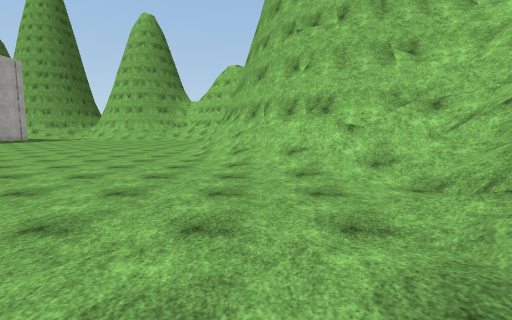
View 1 (above)

23 first-person views from a walk through a scene from a Unity 3-D project. The camera is 1.5 m above the floor, tilts 6° down and sees 85° across. The floor is counted in squares, 2 m on a side. Each view is taken from the middle of a square. On the plan, view 1 faces up. The plan holds only what a view shows up to about 10 squares ahead; the rest is blank. The place goes on beyond the plan. Some animated figures are left out. Surface patterns are stand-ins for the level's own textures.

View 2
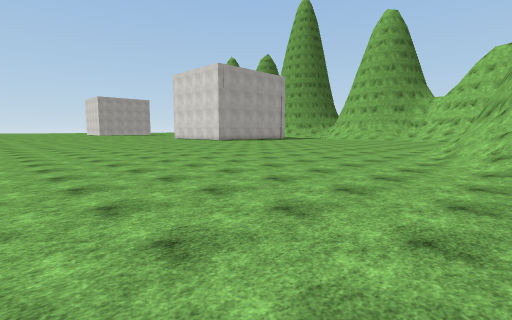

View 3
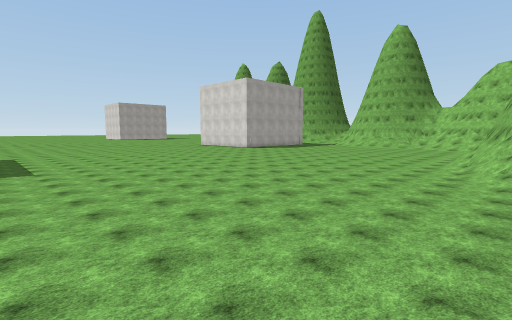

View 4
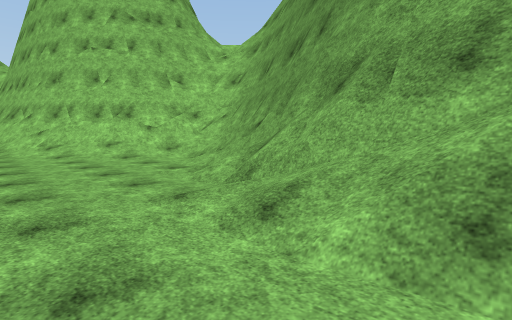

View 5
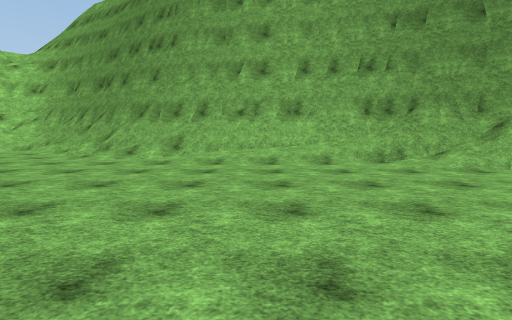

View 6
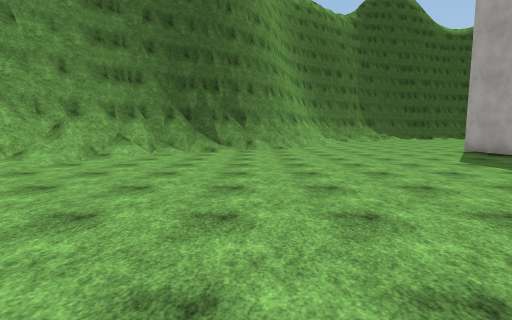

View 7
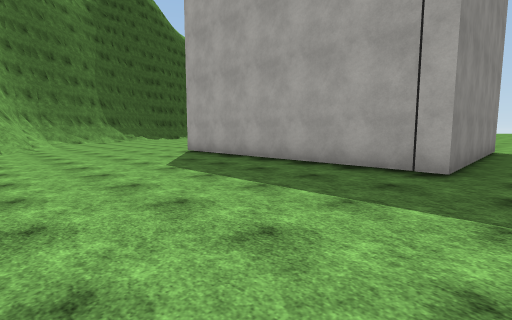

View 8
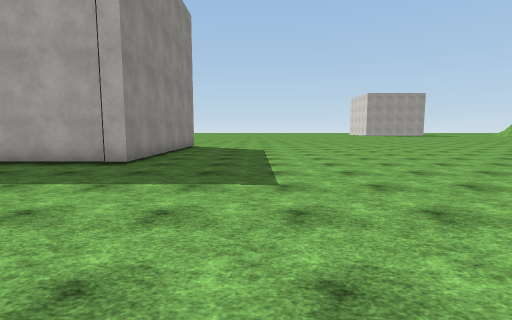

View 9
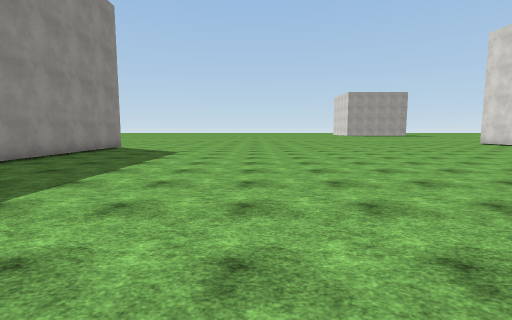

View 10
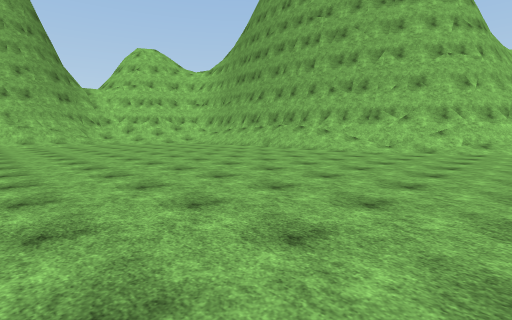

View 11
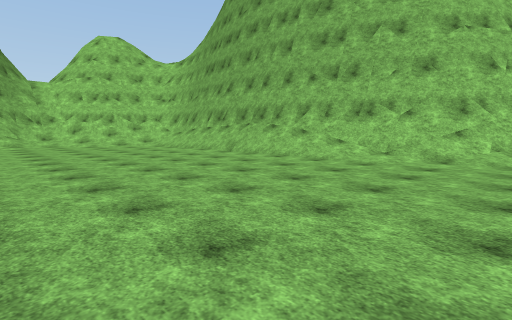

View 12
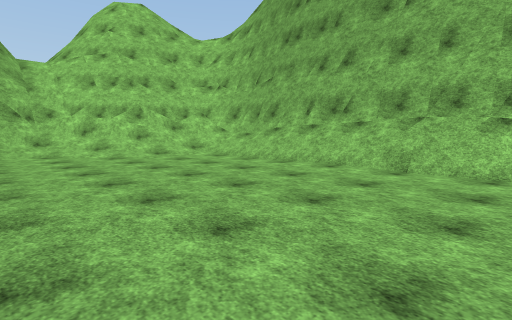

View 13
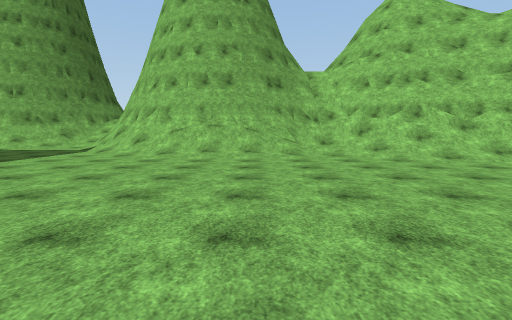

View 14
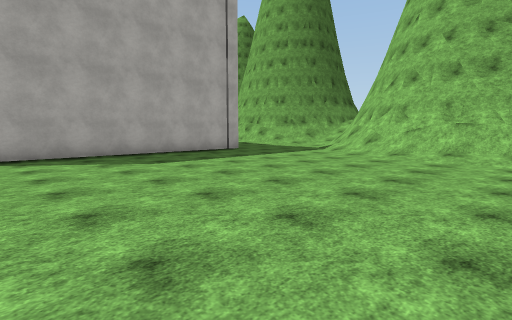

View 15
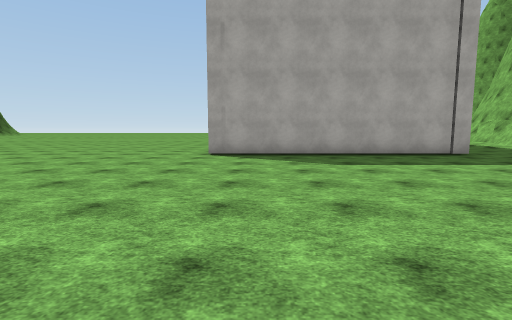

View 16
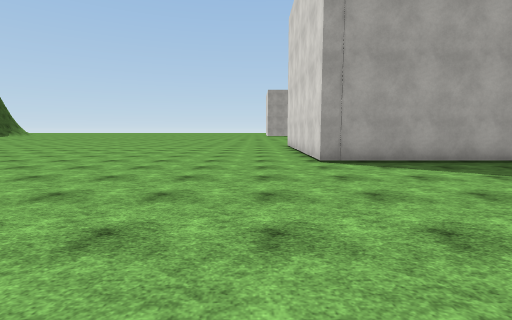

View 17
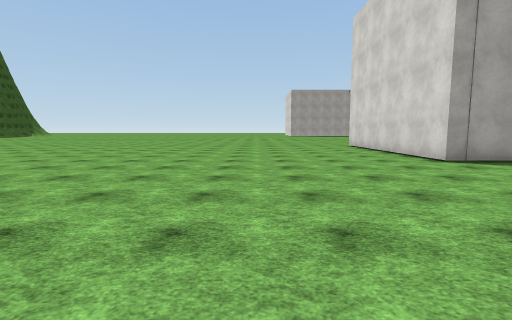

View 18
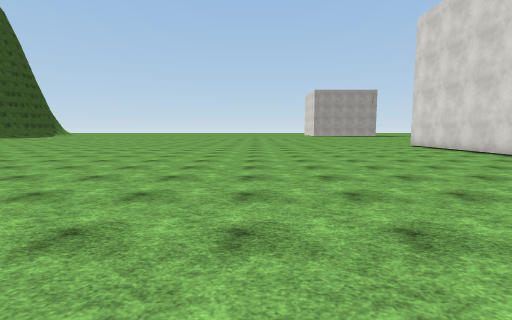

View 19
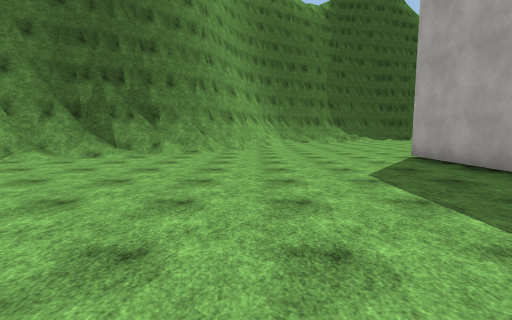

View 20
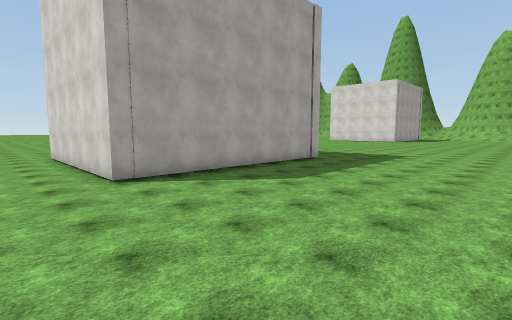

View 21
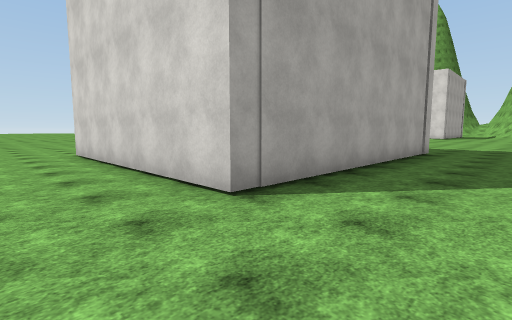

View 22
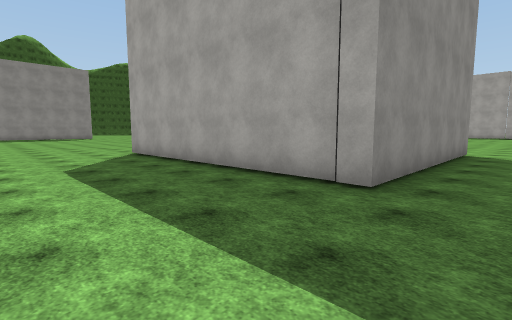

View 23
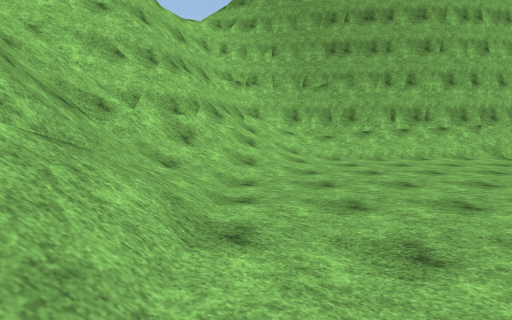

### Floor plan
Key: @ floor where view 1 was taken; # wall or solid block; . floor; / step, stairs or slope; = window, fence, low wall or low ledge; ^ raised ledge; O other object.
Columns run from 21 left of view 1 to 4 right of it. Each row starts with its distance up from view 1.
 24   ....//#####///###
 23 .......//////////=###
 22 ........./////./////#
 21 OOOO............////#
 20    O.............../#
 19    O.............../#
 18    O.............../#
 17    O.............../#
 16    O.............../#
 15    O.............../#
 14 OOOO...............##
 13 .................../#
 12 .................../#
 11 .................../#
 10 .................../#
  9 .................../##
  8 ..................../##
  7 ..................../^###
  6 ...................../=###
  5 ..........  .........///=#
  4 .......... ............/=#
  3 ......................./##
  2 ......................./#
  1 ....................../##
  0 .....................@/#
 -1 ...................../##
 -2 ...................../##
 -3   ..................//#
 -4   ................../##
 -5 OOOOOOO............./##
 -6       O............./#
 -7       O............./#
 -8       O............//#
 -9       O............/##
-10       O...........//#
-11       O.........../##
-12       O........../##
-13 OOOOOOO........//##
-14 .............//###
-15 ............//##

Positions as (right, up) in squares from view 1, and headings:
1: (0, 0), facing up
2: (0, 0), facing up-left
3: (0, -3), facing up-left
4: (-2, -3), facing up-right
5: (-8, -5), facing right
6: (-7, -3), facing down
7: (-9, -4), facing down-left
8: (-8, -2), facing left
9: (-9, 1), facing left
10: (-12, 6), facing up-right
11: (-9, 7), facing up-right
12: (-8, 13), facing up-right
13: (-9, 14), facing up
14: (-9, 14), facing up-left
15: (-9, 15), facing left
16: (-11, 12), facing left
17: (-11, 9), facing left
18: (-11, 6), facing left
19: (-10, -5), facing down
20: (-8, -15), facing up-left
21: (-12, -15), facing up-left
22: (-14, 23), facing down-left
23: (-11, 22), facing right
